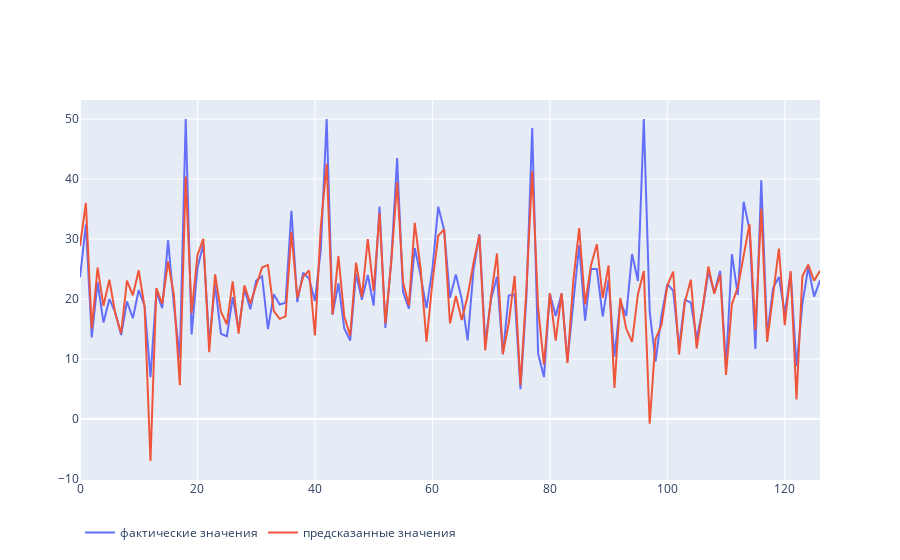

Write notebook code for a chart like this one.
### Code cell
fig = go.Figure()
fig.add_trace(go.Scatter(x=np.arange(len(y_test)), y=y_test['MEDV'].to_list(), name='фактические значения'))
fig.add_trace(go.Scatter(x=np.arange(len(lin_reg_pred)), y=lin_reg_pred.T[0], name='предсказанные значения'))
fig.update_layout(legend_orientation="h")
fig.show()
